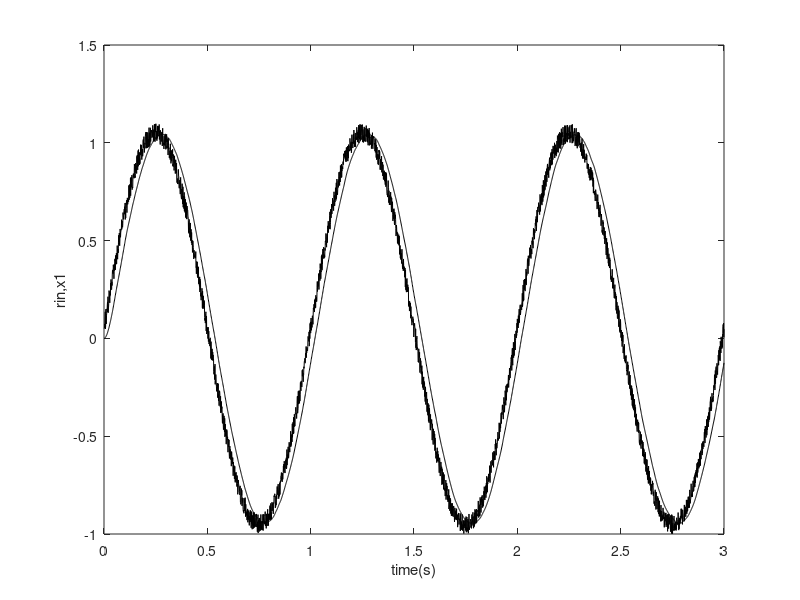
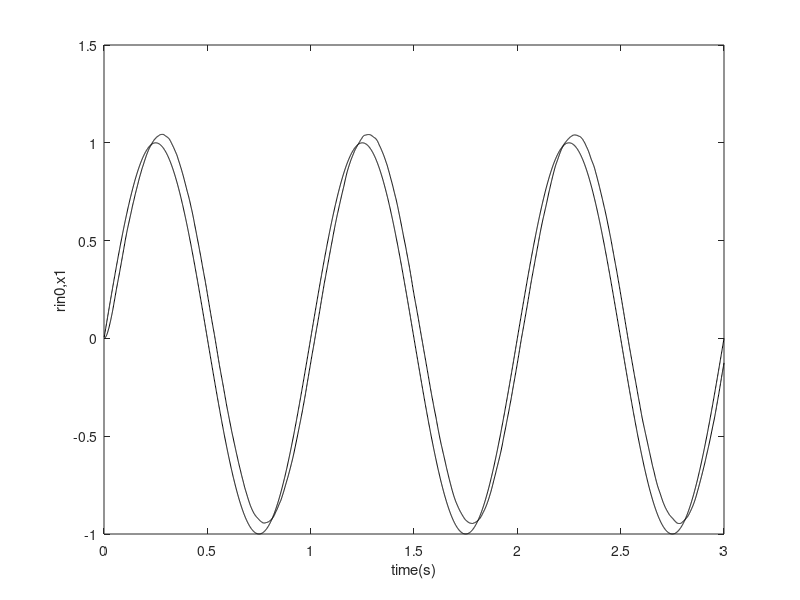

Reproduce these figures in MATLAB, in order.
%Filter with tracker and differentiation
clear all;
close all;

ts = 0.001;
x = [0,0];
for k = 1:1:3000
    time(k) = k*ts;
    
    u0 = 1.0*sin(1*2*pi*k*ts);%input
    u = u0 + 0.1*rand(1);%input+noise
    
    r = 1800;
    h = 0.015;
    T = ts;
    
    delta = r*h;
    delta0 = delta*h;
    y = x(1) - u+h*x(2);
    a0 = sqrt(delta*delta+8*r*abs(y));
    if abs(y)<=delta0
        a = x(2) + y/h;
    else
        a = x(2)+0.5*(a0-delta)*sign(y);
    end
    if abs(a)<=delta
        fst2 = -r*a/delta;
    else
        fst2 = -r*sign(a);
    end
    
    x(1) = x(1)+T*x(2);
    x(2) = x(2)+T*fst2;
    rin0(k) = u0;
    rin(k) = u;
    x1(k) = x(1);
end

figure(1);
plot(time,rin,'k',time,x1,'k');
xlabel('time(s)');ylabel('rin,x1');
figure(2);
plot(time,rin0,'k',time,x1,'k');
xlabel('time(s)');ylabel('rin0,x1');
